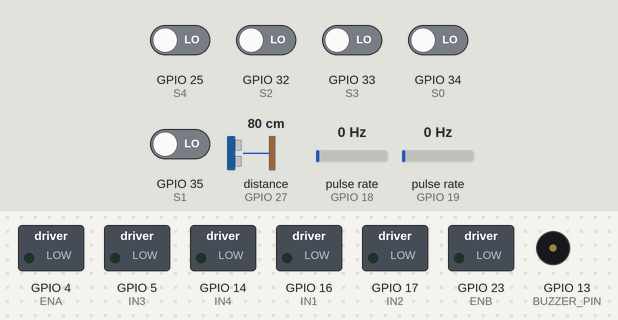
The sketch below on a simulated ESP32. Shown: switched loads named in the sketch (green lamp = pin HIGH), buzzer (waves = sounding, pin HIGH). Wiring (inferred from the names in the program): ultrasonic range finder: trigger GPIO 26; echo GPIO 27; 2 × pulse sensor: data GPIO 18 / data GPIO 19. The test bench sets the inputs (shaded band); at power-on: GPIO 25 (S4), GPIO 32 (S2), GPIO 33 (S3), GPIO 34 (S0), GPIO 35 (S1) LOW, distance to the obstacle (sensor on GPIO 27) 80 cm, pulse rate (sensors on GPIO 18, GPIO 19) 0 Hz. The echo pulse lasts 58.3 µs per cm; WiFi joins after 1.5 s; servers stay silent unless stated; the ROS host is connected and sends only what is stated; names the files do not define were given values by the test bench: AGENT_PORT = 80; pins used as bus, display or sensor lines are not drawn; what the sketch prints to the serial monitor is not drawn.

Above: at 4.7 s.
4.8 s: distance to the obstacle (sensor on GPIO 27) set to 27 cm
6.3 s: distance to the obstacle (sensor on GPIO 27) set to 22 cm
At 7.3 s:
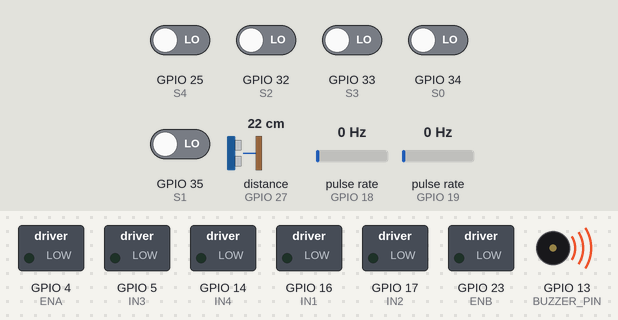
7.8 s: distance to the obstacle (sensor on GPIO 27) set to 35 cm
At 8.6 s:
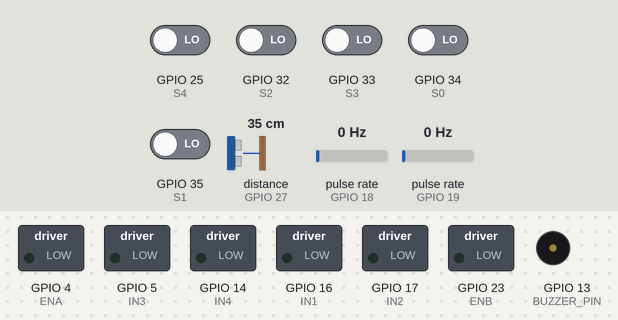
9.3 s: distance to the obstacle (sensor on GPIO 27) set to 2 cm
At 9.9 s:
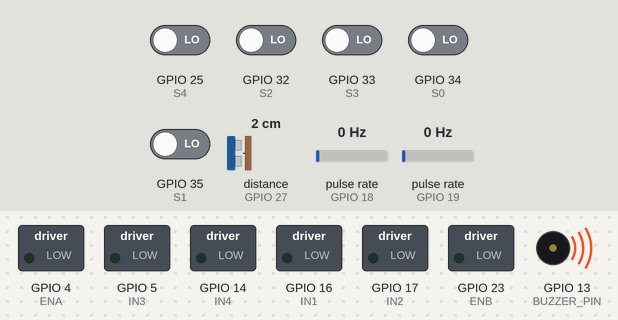
Timing chart, 0 to 11.8 s (numbered marks = the images above; inputs shaded):
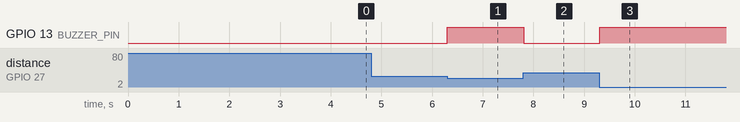

The sketch:

esp32_line_follower.ino
```cpp
// ============================================================
// ESP32 micro-ROS Line Follower + Encoders
// ESP32 = MUSCLES
// ROS2 = BRAIN
// ============================================================

#include <WiFi.h>
#include <micro_ros_arduino.h>

#include <rcl/rcl.h>
#include <rcl/error_handling.h>
#include <rclc/rclc.h>
#include <rclc/executor.h>

#include <std_msgs/msg/int32_multi_array.h>
#include <geometry_msgs/msg/vector3.h>

// ============================================================
// WIFI CONFIG             [change this section]
// ============================================================

#define WIFI_SSID     "WIFI_SSID"
#define WIFI_PASSWORD "WIFI_PASSWORD#"
#define AGENT_IP      "AGENT_IP"
#define AGENT_PORT    AGENT_PORT

IPAddress local_IP(192, 168, 1, 75);
IPAddress gateway(192, 168, 1, 1);
IPAddress subnet(255, 255, 255, 0);

// ============================================================
// MOTOR PINS
// ============================================================

#define IN1 16
#define IN2 17
#define ENA 4

#define IN3 5
#define IN4 14
#define ENB 23

// ============================================================
// SENSOR PINS
// ============================================================

#define S0 34
#define S1 35
#define S2 32
#define S3 33
#define S4 25

// ============================================================
// ENCODER PINS
// ============================================================

#define ENCODER_LEFT  18
#define ENCODER_RIGHT 19

// ============================================================
// ULTRASONIC + BUZZER
// ============================================================

#define TRIG_PIN 26
#define ECHO_PIN 27
#define BUZZER_PIN 13

const float OBSTACLE_DISTANCE = 25.0; // cm
bool obstacle_detected = false;

// ============================================================
// ENCODER VARIABLES
// ============================================================

volatile long left_ticks = 0;
volatile long right_ticks = 0;

// ============================================================
// micro-ROS
// ============================================================

rcl_publisher_t sensor_pub;
rcl_publisher_t encoder_pub;

rcl_subscription_t motor_sub;

std_msgs__msg__Int32MultiArray sensor_msg;
std_msgs__msg__Int32MultiArray encoder_msg;

geometry_msgs__msg__Vector3 motor_msg;

rclc_executor_t executor;
rclc_support_t support;
rcl_allocator_t allocator;
rcl_node_t node;

// ============================================================
// SAFETY TIMEOUT
// ============================================================

unsigned long last_cmd_time = 0;
const unsigned long CMD_TIMEOUT_MS = 500;

// ============================================================

#define RCCHECK(fn) \
{ \
  rcl_ret_t temp_rc = fn; \
  if ((temp_rc != RCL_RET_OK)) { \
    error_loop(); \
  } \
}

// ============================================================
// ENCODER INTERRUPTS
// ============================================================

void IRAM_ATTR leftEncoderISR()
{
  left_ticks++;
}

void IRAM_ATTR rightEncoderISR()
{
  right_ticks++;
}

// ============================================================

void stopMotors();

// ============================================================

void error_loop()
{
  stopMotors();

  while (1)
  {
    Serial.println("micro-ROS Error");
    delay(1000);
  }
}

// ============================================================
// ULTRASONIC FUNCTION
// ============================================================

float readDistanceCM()
{
  digitalWrite(TRIG_PIN, LOW);
  delayMicroseconds(2);

  digitalWrite(TRIG_PIN, HIGH);
  delayMicroseconds(10);
  digitalWrite(TRIG_PIN, LOW);

  long duration = pulseIn(ECHO_PIN, HIGH, 30000);

  float distance = duration * 0.034 / 2.0;

  return distance;
}

// ============================================================
// SAFETY CHECK
// ============================================================

void safetyCheck()
{
  float dist = readDistanceCM();

  if (dist > 0 && dist < OBSTACLE_DISTANCE)
  {
    obstacle_detected = true;

    stopMotors();
    digitalWrite(BUZZER_PIN, HIGH);
  }
  else
  {
    obstacle_detected = false;
    digitalWrite(BUZZER_PIN, LOW);
  }
}

// ============================================================
// MOTOR COMMAND CALLBACK
// ============================================================

void motor_callback(const void * msgin)
{
  const geometry_msgs__msg__Vector3 * msg =
    (const geometry_msgs__msg__Vector3 *)msgin;

  int leftPWM  = (int)msg->x;
  int rightPWM = (int)msg->y;

  last_cmd_time = millis();

  // BLOCK MOTORS IF OBSTACLE
  if (obstacle_detected)
  {
    stopMotors();
    return;
  }

  setLeftMotor(leftPWM);
  setRightMotor(rightPWM);
}

// ============================================================
// SETUP
// ============================================================

void setup()
{
  Serial.begin(115200);

  // MOTOR PINS
  pinMode(IN1, OUTPUT);
  pinMode(IN2, OUTPUT);
  pinMode(IN3, OUTPUT);
  pinMode(IN4, OUTPUT);

  // SENSOR PINS
  pinMode(S0, INPUT);
  pinMode(S1, INPUT);
  pinMode(S2, INPUT);
  pinMode(S3, INPUT);
  pinMode(S4, INPUT);

  // ENCODERS
  pinMode(ENCODER_LEFT, INPUT_PULLUP);
  pinMode(ENCODER_RIGHT, INPUT_PULLUP);

  attachInterrupt(digitalPinToInterrupt(ENCODER_LEFT), leftEncoderISR, CHANGE);
  attachInterrupt(digitalPinToInterrupt(ENCODER_RIGHT), rightEncoderISR, CHANGE);

  // ULTRASONIC + BUZZER (ADDED)
  pinMode(TRIG_PIN, OUTPUT);
  pinMode(ECHO_PIN, INPUT);
  pinMode(BUZZER_PIN, OUTPUT);
  digitalWrite(BUZZER_PIN, LOW);

  // PWM
  ledcAttach(ENA, 1000, 8);
  ledcAttach(ENB, 1000, 8);

  stopMotors();

  // WIFI
  if (!WiFi.config(local_IP, gateway, subnet))
  {
    Serial.println("Static IP Failed");
  }

  WiFi.begin(WIFI_SSID, WIFI_PASSWORD);
  WiFi.setSleep(false);

  while (WiFi.status() != WL_CONNECTED)
  {
    delay(500);
    Serial.print(".");
  }

  Serial.println("");
  Serial.println("WiFi Connected");

  set_microros_wifi_transports(
    (char*)WIFI_SSID,
    (char*)WIFI_PASSWORD,
    (char*)AGENT_IP,
    AGENT_PORT
  );

  delay(2000);

  allocator = rcl_get_default_allocator();

  RCCHECK(rclc_support_init(&support, 0, NULL, &allocator));

  RCCHECK(rclc_node_init_default(
    &node,
    "esp32_line_follower",
    "",
    &support
  ));

  RCCHECK(rclc_publisher_init_best_effort(
    &sensor_pub,
    &node,
    ROSIDL_GET_MSG_TYPE_SUPPORT(std_msgs, msg, Int32MultiArray),
    "/line_error"
  ));

  RCCHECK(rclc_publisher_init_best_effort(
    &encoder_pub,
    &node,
    ROSIDL_GET_MSG_TYPE_SUPPORT(std_msgs, msg, Int32MultiArray),
    "/odom"
  ));

  RCCHECK(rclc_subscription_init_best_effort(
    &motor_sub,
    &node,
    ROSIDL_GET_MSG_TYPE_SUPPORT(geometry_msgs, msg, Vector3),
    "/cmd_vel"
  ));

  sensor_msg.data.data = (int32_t*)malloc(5 * sizeof(int32_t));
  sensor_msg.data.size = 5;
  sensor_msg.data.capacity = 5;

  encoder_msg.data.data = (int32_t*)malloc(2 * sizeof(int32_t));
  encoder_msg.data.size = 2;
  encoder_msg.data.capacity = 2;

  RCCHECK(rclc_executor_init(&executor, &support.context, 1, &allocator));

  RCCHECK(rclc_executor_add_subscription(
    &executor,
    &motor_sub,
    &motor_msg,
    &motor_callback,
    ON_NEW_DATA
  ));

  Serial.println("ESP32 Ready");
}

// ============================================================
// LOOP
// ============================================================

void loop()
{
  // SAFETY FIRST
  safetyCheck();

  sensor_msg.data.data[0] = digitalRead(S0);
  sensor_msg.data.data[1] = digitalRead(S1);
  sensor_msg.data.data[2] = digitalRead(S2);
  sensor_msg.data.data[3] = digitalRead(S3);
  sensor_msg.data.data[4] = digitalRead(S4);

  encoder_msg.data.data[0] = left_ticks;
  encoder_msg.data.data[1] = right_ticks;

  rcl_publish(&sensor_pub, &sensor_msg, NULL);
  rcl_publish(&encoder_pub, &encoder_msg, NULL);

  rclc_executor_spin_some(&executor, RCL_MS_TO_NS(1));

  if (millis() - last_cmd_time > CMD_TIMEOUT_MS)
  {
    stopMotors();
  }

  delay(10);
}

// ============================================================
// MOTOR FUNCTIONS
// ============================================================

void setLeftMotor(int pwm)
{
  pwm = constrain(pwm, -255, 255);

  if (pwm > 0)
  {
    digitalWrite(IN1, HIGH);
    digitalWrite(IN2, LOW);
  }
  else if (pwm < 0)
  {
    digitalWrite(IN1, LOW);
    digitalWrite(IN2, HIGH);
  }
  else
  {
    digitalWrite(IN1, LOW);
    digitalWrite(IN2, LOW);
  }

  ledcWrite(ENA, abs(pwm));
}

void setRightMotor(int pwm)
{
  pwm = constrain(pwm, -255, 255);

  if (pwm > 0)
  {
    digitalWrite(IN3, HIGH);
    digitalWrite(IN4, LOW);
  }
  else if (pwm < 0)
  {
    digitalWrite(IN3, LOW);
    digitalWrite(IN4, HIGH);
  }
  else
  {
    digitalWrite(IN3, LOW);
    digitalWrite(IN4, LOW);
  }

  ledcWrite(ENB, abs(pwm));
}

void stopMotors()
{
  digitalWrite(IN1, LOW);
  digitalWrite(IN2, LOW);
  digitalWrite(IN3, LOW);
  digitalWrite(IN4, LOW);

  ledcWrite(ENA, 0);
  ledcWrite(ENB, 0);
}
```

Measured:
- the behaviour switches between 26 and 25 cm on distance to the obstacle (sensor on GPIO 27) (found by bisection; images 0 and 1)
- after the input at 4.8 s, every drawn part: stays the same
- after the input at 6.3 s, GPIO 13 (BUZZER_PIN): LOW → HIGH at once
- after the input at 7.8 s, GPIO 13 (BUZZER_PIN): HIGH → LOW at once
- after the input at 9.3 s, GPIO 13 (BUZZER_PIN): LOW → HIGH at once
